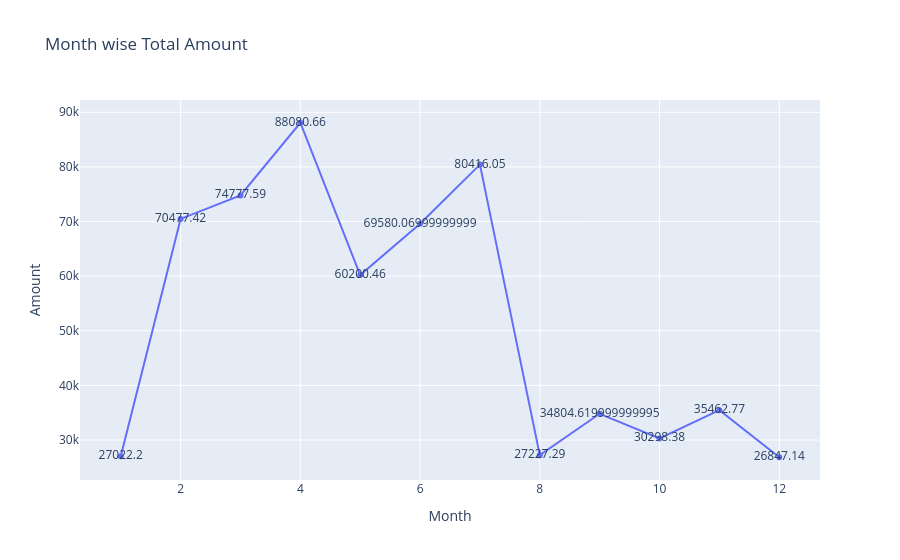

Write notebook code for a chart like this one.
### Code cell
fig = px.line(data_frame = q6 ,x = 'Month',y = 'Amount',title = 'Month wise Total Amount',text = 'Amount')             
fig.show()

### Figure 1 — Plotly figure (JSON) as saved in the notebook; plotly's stock layout.template omitted (floating-point values rounded to 4 significant figures)
{"data": [{"hovertemplate": "Month=%{x}<br>Amount=%{text}<extra></extra>", "legendgroup": "", "line": {"color": "#636efa", "dash": "solid"}, "marker": {"symbol": "circle"}, "mode": "lines+markers+text", "name": "", "orientation": "v", "showlegend": false, "text": [27020.0, 70480.0, 74780.0, 88080.0, 60200.0, 69580.0, 80420.0, 27230.0, 34800.0, 30300.0, 35460.0, 26850.0], "type": "scatter", "x": [1, 2, 3, 4, 5, 6, 7, 8, 9, 10, 11, 12], "xaxis": "x", "y": [27020.0, 70480.0, 74780.0, 88080.0, 60200.0, 69580.0, 80420.0, 27230.0, 34800.0, 30300.0, 35460.0, 26850.0], "yaxis": "y"}], "layout": {"legend": {"tracegroupgap": 0}, "title": {"text": "Month wise Total Amount"}, "xaxis": {"anchor": "y", "domain": [0, 1], "title": {"text": "Month"}}, "yaxis": {"anchor": "x", "domain": [0, 1], "title": {"text": "Amount"}}}}
